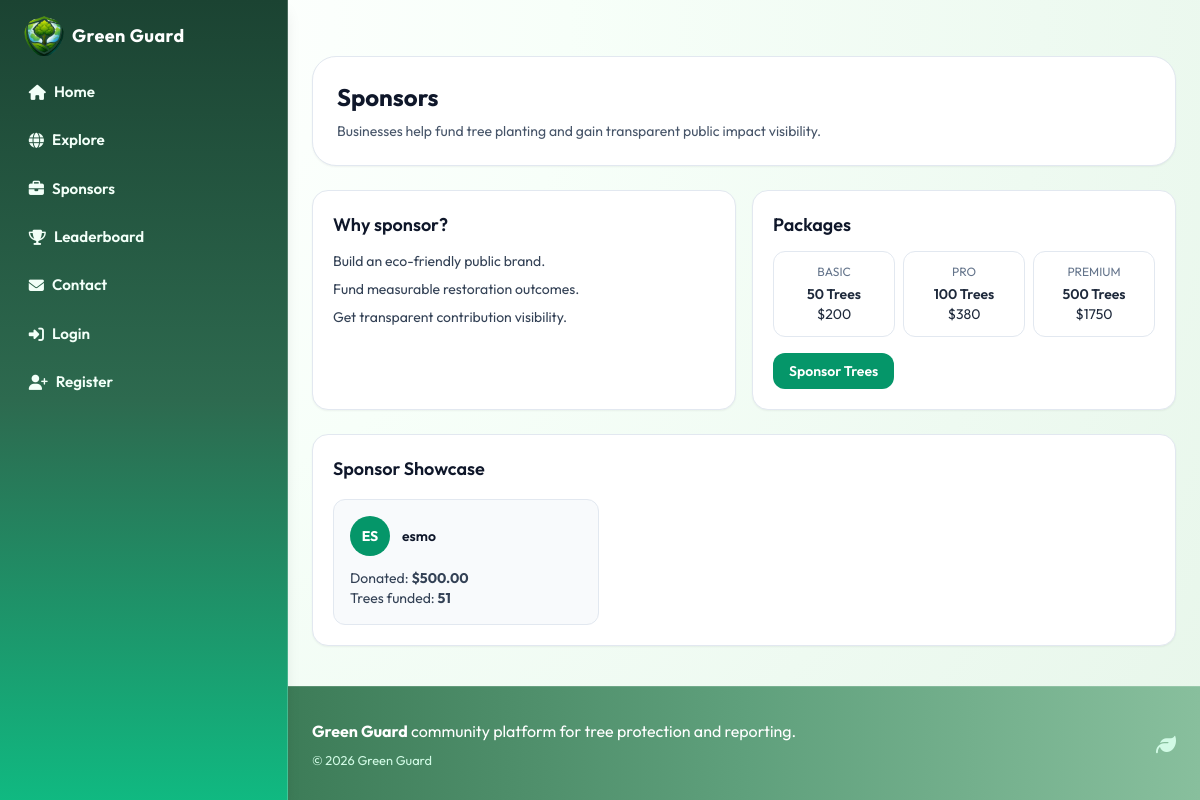
The app's page /sponsors, older data.
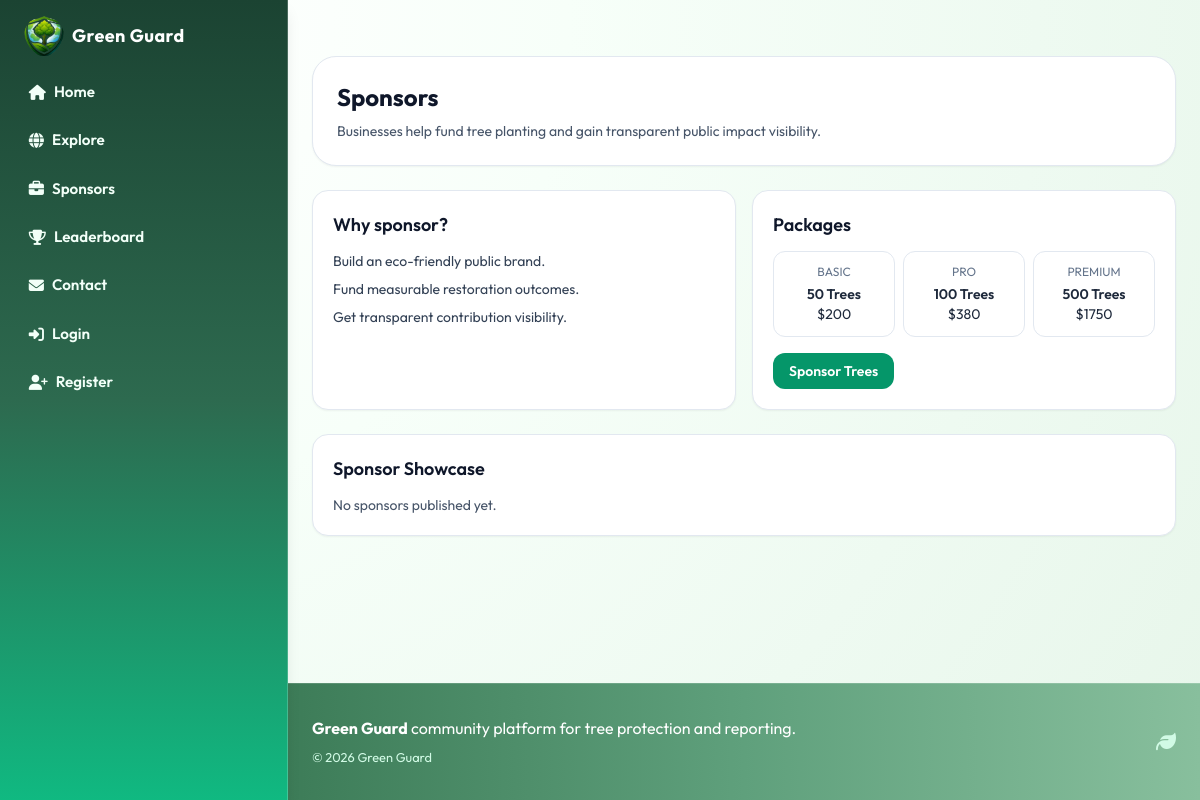
The same page, newer data.
### models.py (models this page shows)
class User(UserMixin, db.Model):
    id = db.Column(db.Integer, primary_key=True)
    username = db.Column(db.String(80), unique=True, nullable=False)
    email = db.Column(db.String(120), unique=True, nullable=False)
    password_hash = db.Column(db.String(255), nullable=False)
    role = db.Column(db.String(30), default="individual", nullable=False)
    is_admin = db.Column(db.Boolean, default=False, nullable=False)
    created_at = db.Column(
        db.DateTime, default=datetime.utcnow, nullable=False)
    tree_records = db.relationship(
        "TreeRecord", backref="user", lazy=True, cascade="all, delete-orphan"
    )
    cutting_reports = db.relationship(
        "CuttingReport", backref="user", lazy=True, cascade="all, delete-orphan"
    )
    volunteer_signups = db.relationship(
        "VolunteerCampaignSignup", backref="user", lazy=True, cascade="all, delete-orphan"
    )
    support_donations = db.relationship(
        "SupportDonation", backref="user", lazy=True, cascade="all, delete-orphan"
    )
    created_campaigns = db.relationship(
        "Campaign", backref="creator", lazy=True, foreign_keys="Campaign.creator_user_id"
    )

### routes/main.py (the view)
@main_bp.route("/sponsors")
def sponsors_page():
    sponsors = User.query.filter(
        User.is_admin.is_(False),
        User.role.in_(["business", "individual"]),
    ).all()
    sponsor_showcase = []
    for sponsor in sponsors:
        donations = SupportDonation.query.filter_by(user_id=sponsor.id).all()
        amount_total = sum(float(item.amount) for item in donations)
        trees_total = sum(
            item.quantity or 0 for item in donations if item.category == "plants"
        )
        if amount_total <= 0 and trees_total <= 0:
            continue
        sponsor_showcase.append(
            {
                "user": sponsor,
                "amount_total": amount_total,
                "trees_total": trees_total,
            }
        )
    sponsor_showcase.sort(
        key=lambda row: (row["amount_total"], row["trees_total"]),
        reverse=True,
    )
    return render_template(
        "sponsors.html",
        sponsor_showcase=sponsor_showcase[:12],
    )

### templates/sponsors.html (shortened to what this page needs)
{% extends 'base.html' %}
{% block content %}
  <section class="mx-auto mt-8 w-full max-w-6xl px-4 sm:px-6">
    <div class="rounded-3xl border border-slate-200 bg-white p-6 shadow-sm">
      <h1 class="text-2xl font-bold text-slate-900">Sponsors</h1>
      <p class="mt-2 text-sm text-slate-600">Businesses help fund tree planting and gain transparent public impact visibility.</p>
    </div>
    <div class="mt-6 grid gap-4 lg:grid-cols-2">
      <article class="rounded-2xl border border-slate-200 bg-white p-5 shadow-sm">
        <h2 class="text-lg font-semibold text-slate-900">Why sponsor?</h2>
        <ul class="mt-3 space-y-2 text-sm text-slate-700">
          <li>Build an eco-friendly public brand.</li>
          <li>Fund measurable restoration outcomes.</li>
          <li>Get transparent contribution visibility.</li>
        </ul>
      </article>
      <article class="rounded-2xl border border-slate-200 bg-white p-5 shadow-sm">
        <h2 class="text-lg font-semibold text-slate-900">Packages</h2>
        <div class="mt-3 grid gap-2 sm:grid-cols-3">
          <div class="rounded-xl border border-slate-200 p-3 text-center">
            <p class="text-xs uppercase text-slate-500">Basic</p>
            <p class="mt-1 text-sm font-semibold">50 Trees</p>
            <p class="text-sm">$200</p>
          </div>
          <div class="rounded-xl border border-slate-200 p-3 text-center">
            <p class="text-xs uppercase text-slate-500">Pro</p>
            <p class="mt-1 text-sm font-semibold">100 Trees</p>
            <p class="text-sm">$380</p>
          </div>
          <div class="rounded-xl border border-slate-200 p-3 text-center">
            <p class="text-xs uppercase text-slate-500">Premium</p>
            <p class="mt-1 text-sm font-semibold">500 Trees</p>
            <p class="text-sm">$1750</p>
          </div>
        </div>
        <a href="{{ url_for('main.sponsorship_donations') }}" class="mt-4 inline-block rounded-xl bg-emerald-600 px-4 py-2 text-sm font-semibold text-white hover:bg-emerald-700">Sponsor Trees</a>
      </article>
    </div>
    <article class="mt-6 mb-10 rounded-2xl border border-slate-200 bg-white p-5 shadow-sm">
      <h2 class="text-lg font-semibold text-slate-900">Sponsor Showcase</h2>
      {% if sponsor_showcase %}
        <div class="mt-4 grid gap-3 sm:grid-cols-2 lg:grid-cols-3">
          {% for sponsor in sponsor_showcase %}
            <div class="rounded-xl border border-slate-200 bg-slate-50 p-4">
              <div class="flex items-center gap-3">
                <div class="flex h-10 w-10 items-center justify-center rounded-full bg-emerald-600 text-sm font-bold text-white">{{ sponsor.user.username[:2]|upper }}</div>
                <p class="text-sm font-semibold text-slate-900">{{ sponsor.user.username }}</p>
              </div>
              <p class="mt-3 text-sm text-slate-700">
                Donated: <strong>${{ '%.2f'|format(sponsor.amount_total) }}</strong>
              </p>
              <p class="text-sm text-slate-700">
                Trees funded: <strong>{{ sponsor.trees_total }}</strong>
              </p>
            </div>
          {% endfor %}
        </div>
      {% else %}
        <p class="mt-3 text-sm text-slate-600">No sponsors published yet.</p>
      {% endif %}
    </article>
  </section>
{% endblock %}

Row changes from the older to the newer data that the page shows:
no longer on this page (row edited): User: user "ES", user.username "esmo"
Text that changed along with them:
text now shown: "No sponsors published yet."
list line gone: "Donated: $ 500.00 Trees funded: 51"
